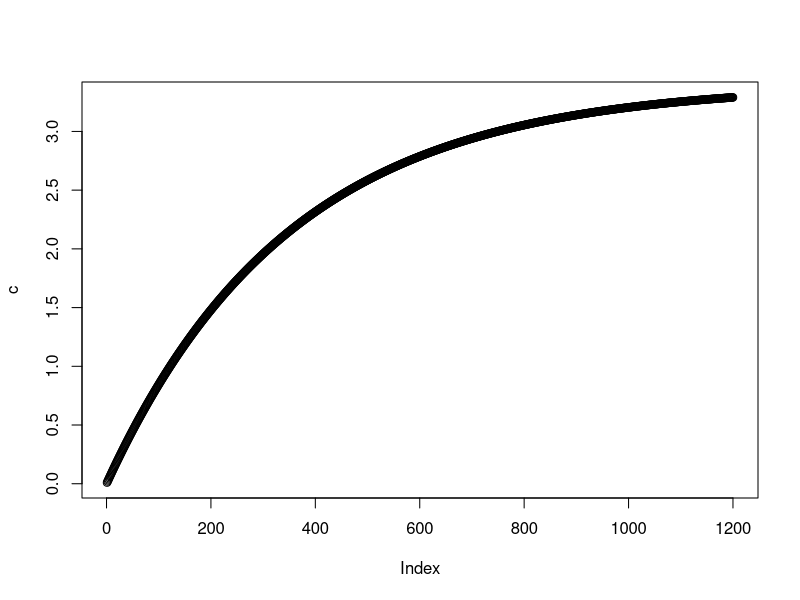

This chart was generated by the following R code: (Note: this script raises an error after producing the figure.)
# script to figure out the concentration of DMS in the shuttlebox, based on....

# volume of one side is equal to 175 mL
# flow rate is equal to .5 ml/sec
# concentration at inflow is 340 nM

# see paper for solution to differential equation that yields the equation in the function below:


# concentration, in mM, as a function of time, in seconds
concentration <- function(t) {
  M = (-0.000000595*exp(-0.00286*t) + 0.000000595)/.175
  mM = M * 1000000
  print(mM)
}


# loop through the course of an experiment

# acclimation period
concentration(300)
# 1.958369     so the concentration is already over half of the stock solution after acclimation period

# entire experiment
c <- vector(length=1200)
for (t in 1:1200){ # from the start of the experiment to the end of 20 minutes, includes acclimation time
  c[t] <- concentration(t)
}



# what was the paramaterized form of the equation?

shuttleConc <- function(V,Cin,F,t) {
  
  # V is the volume of the aquarium, in L
  # Cin is the concentration of the stock solution of odor, in mol/L
  # F is the flow rate of the inlet/outlet, in L/s
  # t is time 
  
  k <- -V*Cin # integration constant
  
  M <- (k*exp(-F/V*t) + V*Cin)/V
  mM <- M * 1000000
  print(mM)
  
}


V = 175 / 1000 # 175 mL
Cin = 3.4 / 1000000 #3.4 mM
F = .5 / 1000 # .5 mL/s


c <- vector(length=1200)
for (t in 1:1200){ # from the start of the experiment to the end of 20 minutes, includes acclimation time
  c[t] <- shuttleConc(V,Cin,F,t)
}

plot(c)

# basically we see that at the end of the acclimation period we're already past half the concentration in
#  the stock solution. so we want the stock solution to be just greater than the desired test concentration

Caccl <- c[300]
Cf <- c[1200]

AcclPerc <- (Caccl/Cf)*100
# 59.49224 %



## publication plot------------------

library("ggplot2")

d <- as.data.frame(c)
d$s <- seq(1:1200)
d$c <- d$c * 100

ggplot(d, aes(x=s,y=c)) + geom_line(size=2) +
  geom_vline(x=300,color="black") +
  xlab("Time(s)") + ylab("Concentration(nM)") +
  theme_bw() +
  theme(axis.title.x = element_text(face="bold", size=10)) +
  theme(axis.title.y = element_text(face="bold", size=10,vjust=1))

